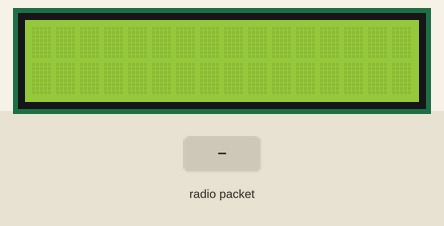
This sketch was run on a simulated Arduino Uno, built with avr-gcc and run on an emulated ATmega328P. Parts: 16×2 character LCD. Inputs (shaded band) come from the test bench. No radio packets arrive unless stated; what the sketch prints to the serial monitor is not drawn.

Above: at 1.2 s.
1.3 s: radio packet "1" arrives
At 2.3 s:
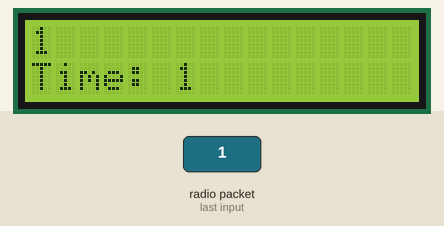
2.8 s: radio packet "0" arrives
At 3.5 s:
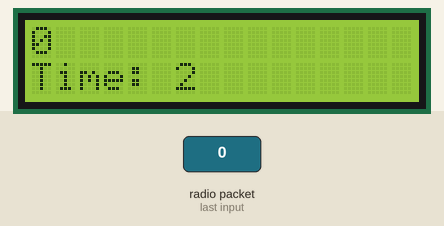
4.3 s: radio packet "2" arrives
At 4.6 s:
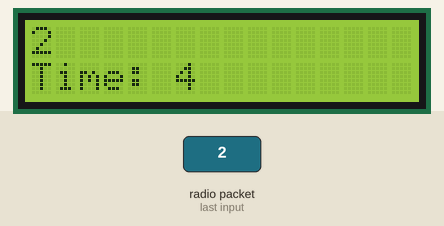
Timing chart, 0 to 7.3 s (numbered marks = the images above; inputs shaded):
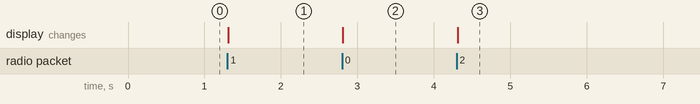

Measured:
- after the input at 1.3 s, the display: changes at once (image 1)
- after the input at 2.8 s, the display: changes at once (image 2)
- after the input at 4.3 s, the display: changes at once (image 3)

The sketch:

ReceiverExample1.ino
```cpp
#include <SPI.h>
#include <nRF24L01.h>
#include <RF24.h>
#include <LiquidCrystal_I2C.h>
// include the library code:


// initialize the library by associating any needed LCD interface pin
// with the arduino pin number it is connected to
//=================================================================
LiquidCrystal_I2C lcd(0x27, 16, 2);  // LCD address is 0x27, 16 columns, 2 rows

RF24 radio(9, 10);  // CE, CSN pins

const byte address[6] = "00002";  // Same address as transmitter

void setup() {
  lcd.init();              // Initialize the LCD
  lcd.backlight();         // Turn on the backlight
  lcd.print("");  // Print a message to the LCD

  Serial.begin(9600);
  radio.begin();
  radio.openReadingPipe(0, address);  // Open the address for receiving
  radio.setPALevel(RF24_PA_MIN);      // Set power level
  radio.startListening();             // Set as receiver
}

void loop() {
  if (radio.available())
  {
    char text[32] = "";  // Buffer for incoming message
    radio.read(&text, sizeof(text));  // Try to read the message

    if (text[0] != '\0')
    {  // Check if the message is not empty
      Serial.print("Received message: ");
      Serial.println(text);

      // Clear the LCD before printing a new message
      lcd.clear();

      // Print the received message
      lcd.setCursor(0, 0);  // Reset cursor to first column, first row
      lcd.print(text);

      // Optionally, print time (seconds since reset) on the second row
      lcd.setCursor(0, 1);  // Set cursor to first column, second row
      lcd.print("Time: ");
      lcd.print(millis() / 1000);
    }
  }
}
```
